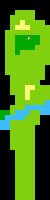

Tiled map render using the project's own tile images. Description and the map definition, with tile-layer contents summarised, below:
An orthogonal 10x40 tile map with 5x5 px tiles, 1 tile layer (Tile Layer 1).

<map version="1.0" orientation="orthogonal" renderorder="right-down" width="10" height="40" tilewidth="5" tileheight="5" nextobjectid="1">
 <tileset firstgid="1" name="tilesheet" tilewidth="10" tileheight="10" tilecount="25" columns="5">
  <image source="tilesheet.png" width="50" height="50" />
 </tileset>
 <layer name="Tile Layer 1" width="10" height="40">
  <data>[400 cells, 173 non-empty, 5 distinct tile ids]</data>
 </layer>
</map>